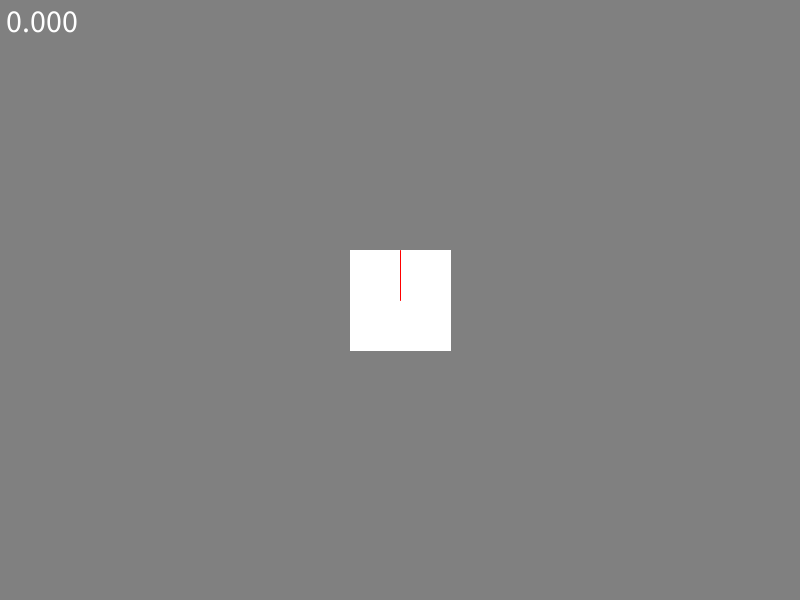
Frame 1 (no input)
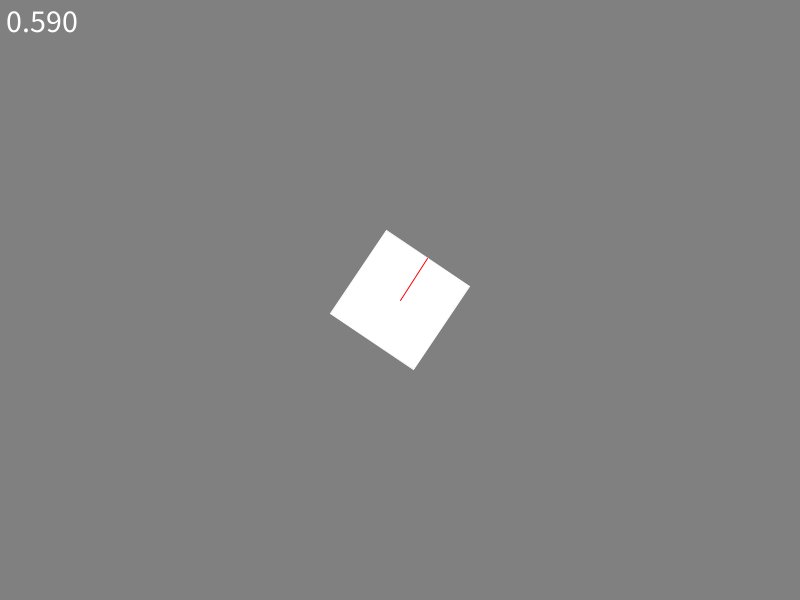
Frame 60 (the mouse pressed at the canvas centre just before this capture)
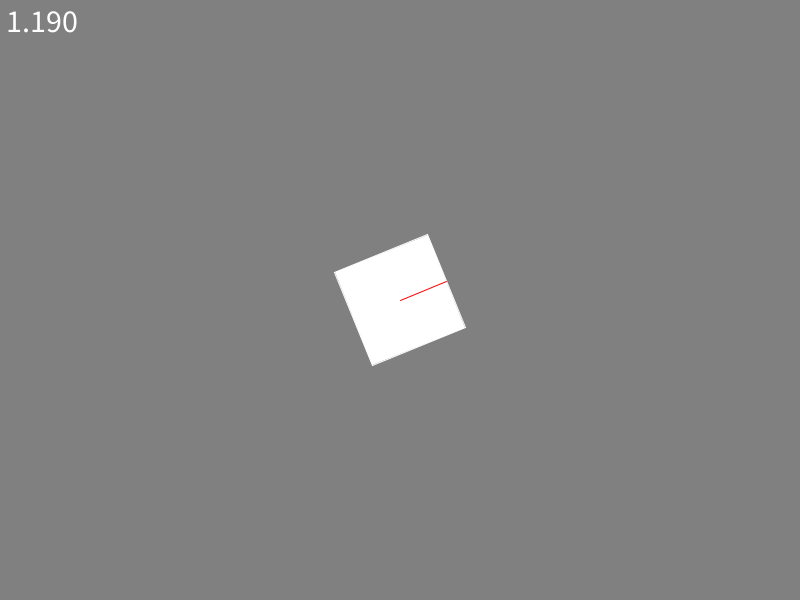
Frame 120 (the mouse held since frame 60 and released just before this capture)

The Processing sketch that drew these frames (run headless with seeded random() and noise(); from frame 60 on, the mouse is pressed at the canvas centre):

// Processing sketch: RotatingSquare
// ── RotatingSquare.pde
float angle;

void setup() {
  size(800, 600);

  angle = 0;
}

void draw() {
  background(128);

  textSize(32);
  text(angle, 0, 32);

  pushMatrix();
  rectMode(CENTER);
  translate(width / 2, height / 2);
  rotate(angle);

  stroke(#FFFFFF);
  rect(0, 0, 100, 100);

  stroke(#FF0000);
  line(0, 0, 0, -50);
  popMatrix();

  angle += 0.01;

  if (angle >= PI * 2) {
    angle = 0;
  }
}
